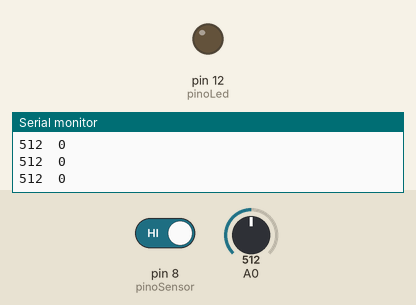
The sketch below on a simulated Arduino Uno, built with avr-gcc and run on an emulated ATmega328P. Shown: output pins drawn as LEDs (lit = HIGH), the last lines printed to the serial monitor. The test bench sets the inputs (shaded band); at power-on: pin 8 (pinoSensor) HIGH, A0 = 512.

Above: at 1.2 s.
1.3 s: pin 8 (pinoSensor) driven LOW
At 2.5 s:
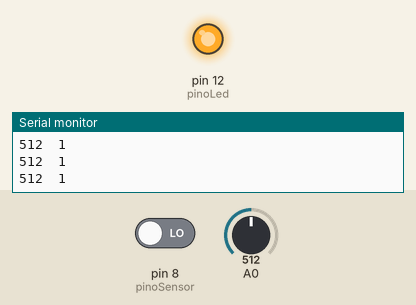
2.8 s: A0 set to 988
4.3 s: A0 set to 1008
7.3 s: pin 8 (pinoSensor) driven HIGH
At 8.6 s:
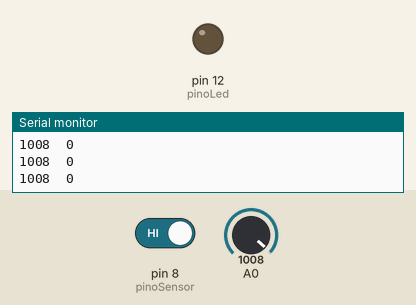
Timing chart, 0 to 9.8 s (numbered marks = the images above; inputs shaded):
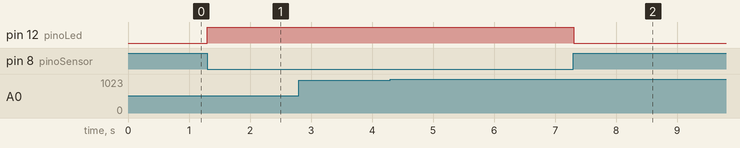

The sketch:

sensorInfravermelho.ino
```cpp
int pinoLed = 12; //PINO DIGITAL UTILIZADO PELO LED
int pinoSensor = 8; //PINO DIGITAL UTILIZADO PELO SENSOR

void setup(){
  Serial.begin(9600);
  pinMode(pinoSensor, INPUT); //DEFINE O PINO COMO ENTRADA
  pinMode(pinoLed, OUTPUT); //DEFINE O PINO COMO SAÍDA
  digitalWrite(pinoLed, LOW); //LED INICIA DESLIGADO
}

void loop(){
  if (digitalRead(pinoSensor) == LOW){ //SE A LEITURA DO PINO FOR IGUAL A LOW, FAZ
        digitalWrite(pinoLed, HIGH); //ACENDE O LED
  }else{//SENÃO, FAZ
        digitalWrite(pinoLed, LOW); //apaga O LED
  }
  Serial.print(analogRead(pinoSensor));
  Serial.print("\t");
  Serial.println(digitalRead(pinoLed));
}
```

Measured:
- after the input at 1.3 s, pin 12 (pinoLed): LOW → HIGH at once
- after the input at 7.3 s, pin 12 (pinoLed): HIGH → LOW at once
